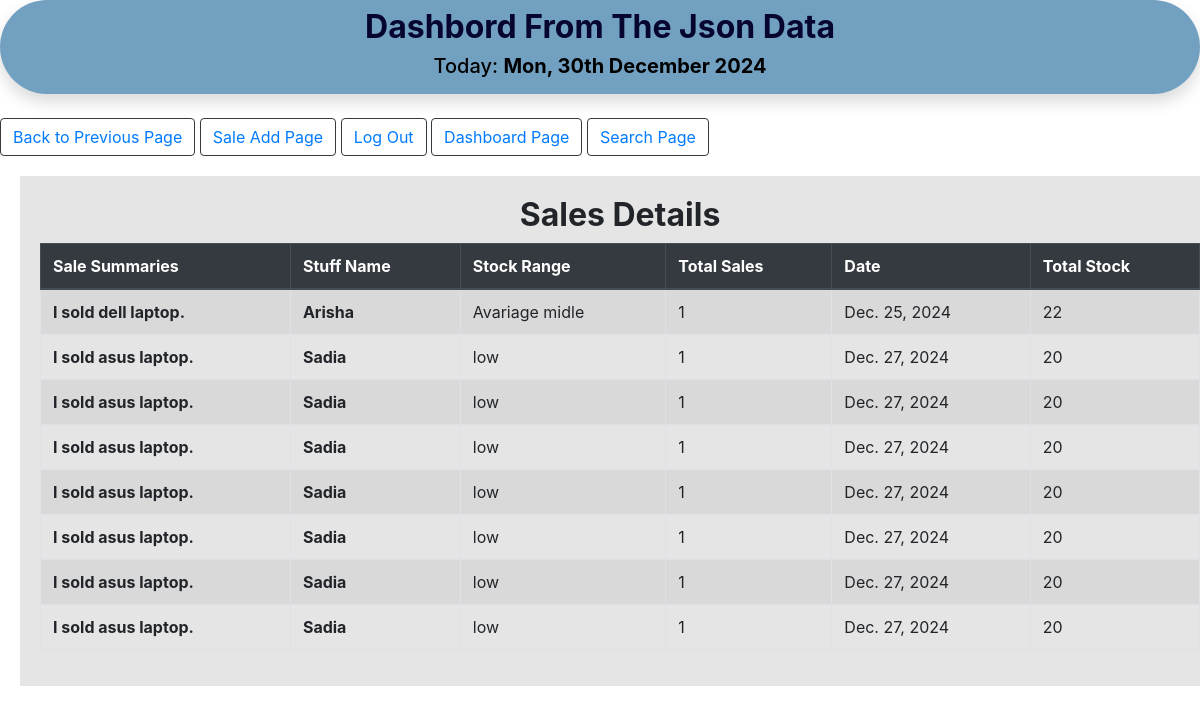
The page /sale_details/ on the database its author committed.
### inentory_app/models.py (models this page shows)
class InventoryLevel(models.Model):
    sales_summaries=models.CharField(max_length=200)
    stuff=models.CharField(max_length=100)
    stock_type=models.CharField(max_length=100)
    stock_range=models.IntegerField()
    sales_num=models.IntegerField()
    lastdate=models.DateField()

### inentory_app/views.py (the view)
# urls.py: path('sale_details/', views.sale_details, name='sale_details'),
def sale_details(request):
    sale=InventoryLevel.objects.all()
    return render(request, "sale_details.html", {'sale':sale})

### template/sale_details.html (shortened to what this page needs)
{%load static %}
<!DOCTYPE>
<html>
  <head>
<link rel="stylesheet" href="https://cdn.jsdelivr.net/npm/bootstrap@4.6.1/dist/css/bootstrap.min.css">
<link rel="stylesheet" href="https://cdnjs.cloudflare.com/ajax/libs/font-awesome/6.0.0-beta2/css/all.min.css">
<link rel="stylesheet" href="https://unpkg.com/@trevoreyre/autocomplete-js/dist/style.css"/>
<link rel="stylesheet" href="https://ajax.googleapis.com/ajax/libs/jqueryui/1.11.4/themes/smoothness/jquery-ui.css">
{%load static %}
<link rel="stylesheet" href="{% static 'style.css'%}">
</head>
<body>
<div class="container-fluid py-2 px-2 rounded shadow rounded rounded-pill" style="color:#000000; background-color:#72A0C1;">
  <header class="text-center">
      <h2 style="color: #060530	;"><b>Dashbord From The Json Data</b></h4>
      <h5>Today: <strong style="color:#000000;">{% now 'D, jS F Y' %}</strong></h5>
  </header>
</div> <br>
<button class="btn btn-outline-dark mt-2 my-2 my-sm-0" type="submit"><a href="/home/">Back to Previous Page</a></button>
<button class="btn btn-outline-dark mt-2 my-2 my-sm-0" type="submit"><a href="{% url 'sale_add' %}">Sale Add Page</a></button>
<button class="btn btn-outline-dark mt-2 my-2 my-sm-0" type="submit"><a href="{% url 'stuff_logout' %}">Log Out</a></button>
<button class="btn btn-outline-dark mt-2 my-2 my-sm-0" type="submit"><a href="{% url 'Dashboard' %}">Dashboard Page</a></button>
<button class="btn btn-outline-dark mt-2 my-2 my-sm-0" type="submit"><a href="/search/">Search Page</a></button>
   <br>
<section>
  <h2 style="text-align: center;"><b>Sales Details</b></h4>
 <div class="content">
    {% if sale %}
    <table class="table table-bordered table-striped ">
        <thead class="thead-dark">
          <tr>
            <th scope="col">Sale Summaries</th>
           <th scope="col">Stuff Name</th>
            <th scope="col">Stock Range</th>
            <th scope="col">Total Sales</th>
            <th scope="col">Date</th>
            <th scope="col">Total Stock</th>
          </tr>
        </thead>
        <tbody>
            {% for f in sale%}
          <tr>
            <th scope="row">{{f.sales_summaries}}</th>
           <th scope="row">{{f.stuff}}</th>
            <td>{{f.stock_type}}</td>
            <td>{{f.sales_num}}</td>
            <td>{{f.lastdate}}</td>
            <td>{{f.stock_range}}</td>
           </tr>
    {%endfor%}
    </tbody>
    </table>
    {%endif%}
    </div>
    </section>
  </body>
</html>

### static/style.css (style rules this page uses)
section { background-color:#E5E5E5; padding: 20px; margin: 20px; width: 100%; }

### rows shown on the page
InventoryLevel: sales_summaries "I sold dell laptop.", stuff "Arisha", stock_type "Avariage midle", sales_num "1", lastdate "Dec. 25, 2024", stock_range "22"
InventoryLevel: sales_summaries "I sold asus laptop.", stuff "Sadia", stock_type "low", sales_num "1", lastdate "Dec. 27, 2024", stock_range "20"
InventoryLevel: sales_summaries "I sold asus laptop.", stuff "Sadia", stock_type "low", sales_num "1", lastdate "Dec. 27, 2024", stock_range "20"
InventoryLevel: sales_summaries "I sold asus laptop.", stuff "Sadia", stock_type "low", sales_num "1", lastdate "Dec. 27, 2024", stock_range "20"
InventoryLevel: sales_summaries "I sold asus laptop.", stuff "Sadia", stock_type "low", sales_num "1", lastdate "Dec. 27, 2024", stock_range "20"
InventoryLevel: sales_summaries "I sold asus laptop.", stuff "Sadia", stock_type "low", sales_num "1", lastdate "Dec. 27, 2024", stock_range "20"
InventoryLevel: sales_summaries "I sold asus laptop.", stuff "Sadia", stock_type "low", sales_num "1", lastdate "Dec. 27, 2024", stock_range "20"
InventoryLevel: sales_summaries "I sold asus laptop.", stuff "Sadia", stock_type "low", sales_num "1", lastdate "Dec. 27, 2024", stock_range "20"
